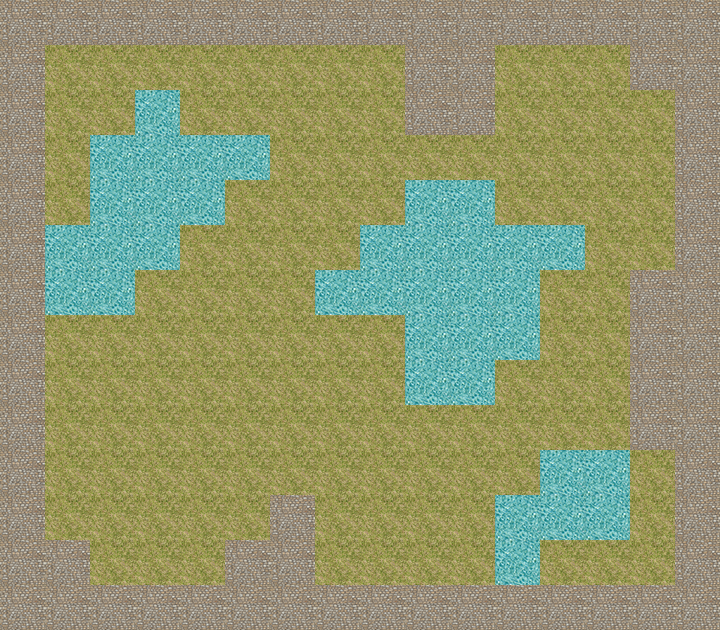

The image is a tile-based game level rendered from a .tmx file. Its description and source (layers, tilesets, objects; grid data summarised) follow:
An orthogonal 16x14 tile map with 45x45 px tiles, 2 tile layers (groundlayer, collisionlayer) and 7 objects.

<map version="1.0" tiledversion="1.0.3" orientation="orthogonal" renderorder="right-down" width="16" height="14" tilewidth="45" tileheight="45" nextobjectid="19">
 <tileset firstgid="1" name="rpg_tileset" tilewidth="45" tileheight="45" tilecount="6" columns="6">
  <image source="rpg_tileset.png" width="270" height="45" />
 </tileset>
 <layer name="groundlayer" width="16" height="14">
  <data>[224 cells, 224 non-empty, 2 distinct tile ids]</data>
 </layer>
 <layer name="collisionlayer" width="16" height="14">
  <data>[224 cells, 69 non-empty, 1 distinct tile ids]</data>
 </layer>
 <objectgroup name="objectlayer">
  <object id="12" gid="4" x="161" y="483" width="45" height="45" />
  <object id="13" gid="4" x="443" y="315" width="45" height="45" />
  <object id="14" gid="4" x="569" y="152" width="45" height="45" />
  <object id="15" gid="3" x="213" y="428" width="45" height="45" />
  <object id="16" gid="1" x="365" y="503" width="45" height="45" />
  <object id="17" gid="1" x="308" y="177" width="45" height="45" />
  <object id="18" gid="1" x="582" y="406" width="45" height="45" />
 </objectgroup>
</map>
